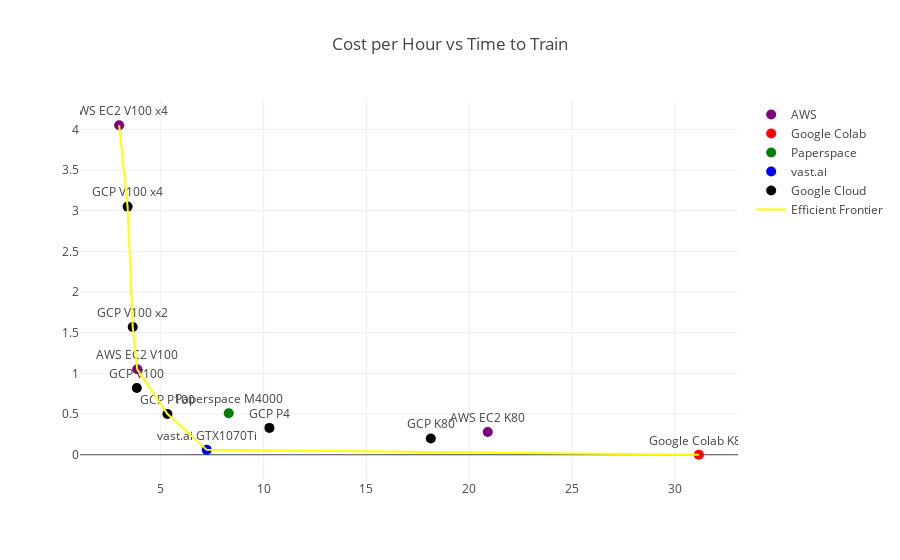

Notebook source saved alongside this figure:
### Markdown cell above
Looks good. Let's plot.

### Code cell
dot_size = 10


trace1 = go.Scatter(
    x=df_aws['Wall Time'], 
    y=df_aws['Cost Per Hour'],
    marker={'color': 'purple', 'size': dot_size}, 
    mode="markers+text",  
    text=df_aws['short_names'],
    name='AWS',
    textposition="top center",
)

# the line

trace2 = go.Scatter(
    x=df_best['Wall Time'], 
    y=df_best['Cost Per Hour'],
    marker={'color': 'yellow',}, 
    mode="lines",  
    name='Efficient Frontier',
)

trace3 = go.Scatter(
    x=df_colab['Wall Time'], 
    y=df_colab['Cost Per Hour'],
    marker={'color': 'red', 'size': dot_size}, 
    mode="markers+text",  
    text=df_colab['short_names'],
    name="Google Colab",
    textposition="top center"
)

trace4 = go.Scatter(
    x=df_paper['Wall Time'], 
    y=df_paper['Cost Per Hour'],
    marker={'color': 'green', 'size': dot_size}, 
    mode="markers+text",  
    text=df_paper['short_names'],
    name="Paperspace",
    textposition="top center"
)

trace5 = go.Scatter(
    x=df_vast['Wall Time'], 
    y=df_vast['Cost Per Hour'],
    marker={'color': 'blue', 'size': dot_size}, 
    mode="markers+text",  
    text=df_vast['short_names'],
    name="vast.ai",
    textposition="top center"
)

trace6 = go.Scatter(
    x=df_gcp['Wall Time'], 
    y=df_gcp['Cost Per Hour'],
    marker={'color': 'black', 'size': dot_size}, 
    mode="markers+text",  
    text=df_gcp.short_names,
    name="Google Cloud",
    textposition="top center"
)

                   
data=[trace1, trace3, trace4, trace5, trace6, trace2 ]
layout = go.Layout(title='Cost per Hour vs Time to Train')

fig = go.FigureWidget(data,layout)

py.iplot(fig)
fig

### Figure 1 — Plotly figure (JSON) as saved in the notebook; plotly's stock layout.template omitted (floating-point values rounded to 4 significant figures)
{"data": [{"marker": {"color": "purple", "size": 10}, "mode": "markers+text", "name": "AWS", "text": ["AWS EC2 V100 x4", "AWS EC2 V100", "AWS EC2 K80"], "textposition": "top center", "x": [2.97, 3.85, 20.9], "y": [4.05, 1.05, 0.28], "type": "scatter", "uid": "d86730e0-5442-444e-b53a-e43f22bd5899"}, {"marker": {"color": "red", "size": 10}, "mode": "markers+text", "name": "Google Colab", "text": ["Google Colab K80"], "textposition": "top center", "x": [31.17], "y": [0], "type": "scatter", "uid": "77f0e19e-f67c-47b1-aa54-1104aed3ff56"}, {"marker": {"color": "green", "size": 10}, "mode": "markers+text", "name": "Paperspace", "text": ["Paperspace M4000"], "textposition": "top center", "x": [8.3], "y": [0.51], "type": "scatter", "uid": "2bf3754a-7fe1-4b5e-9cf8-4a0759faa37a"}, {"marker": {"color": "blue", "size": 10}, "mode": "markers+text", "name": "vast.ai", "text": ["vast.ai GTX1070Ti"], "textposition": "top center", "x": [7.23], "y": [0.06], "type": "scatter", "uid": "9968f4f7-d89c-4048-8e88-55cfd93b29a6"}, {"marker": {"color": "black", "size": 10}, "mode": "markers+text", "name": "Google Cloud", "text": ["GCP V100 x4", "GCP V100 x2", "GCP V100", "GCP P100", "GCP P4", "GCP K80"], "textposition": "top center", "x": [3.38, 3.63, 3.83, 5.32, 10.28, 18.13], "y": [3.05, 1.57, 0.82, 0.5, 0.33, 0.2], "type": "scatter", "uid": "ed488966-740f-4ee4-9cf9-3b17dfdcfcc8"}, {"marker": {"color": "yellow"}, "mode": "lines", "name": "Efficient Frontier", "x": [2.97, 3.38, 3.63, 3.85, 5.32, 7.23, 31.17], "y": [4.05, 3.05, 1.57, 1.05, 0.5, 0.06, 0], "type": "scatter", "uid": "afbbc392-201d-4c8e-819e-e8ad0770dc3f"}], "layout": {"title": {"text": "Cost per Hour vs Time to Train"}}}
